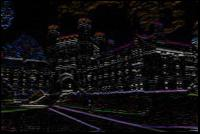
#> input picture Filtering_operation/edgedetect.jpg, 200 x 134 px
$ python edge_detection.py edgedetect.jpg
#> lines starting #> are read from the running program, lines starting #| are printed output that depends on the picture
# import nesessary library
from PIL import Image #for image load and save
import numpy as np # for matrix calculation
import argparse # parametrize the input
import cv2

def read_image(path):
#> called with path = 'edgedetect.jpg'
    img = np.array(Image.open(path))
#> img is the input picture: shape (134, 200, 3); mean R, G, B 14.3, 13, 14.6
    # Change the image from (H,W,C) to (C,H,W) and convert into float
    float_image = np.ascontiguousarray(img.transpose(2,0,1),dtype=np.float32)
    float_image /= 255 # Normalize the float value
    return float_image

def write_image(img,path):
    # convert the float value to a range of 0 to 255
    img *= 255
    # Change the image from (C,H,W) to (H,W,C) and convert into unsinged 8 bit integer.
    img = img.transpose(1,2,0).astype(np.uint8)
    Image.fromarray(img).save(path)


def convolve(image, output, kernel):
    channel = image.shape[0]
#> channel = 3
    image_height = image.shape[1]
#> image_height = 134
    image_width = image.shape[2]
#> image_width = 200

    kh = kernel.shape[0] #kernel_height
    kw = kernel.shape[1] #kernel_width

    # Do Convolution
    for depth in range(channel):
        for r in range(1,image_height-2):
            for c in range(1,image_width-2):
                output[depth,r,c] = np.sum(image[depth, r:r+kh, c:c+kw] * kernel[:,:])*(1.0/6.0)
    return output

def main():
    parser = argparse.ArgumentParser()
    parser.add_argument('input_file', help='The input image file.')
    #parser.add_argument('output_file', help='The output image file.')
    args = parser.parse_args()
    # Read input image from disk
    img = read_image(args.input_file)
    # create output as same size of input filled with zeros.
    output = np.zeros(img.shape, dtype=np.float32)
    # Horizontal edge operator
    Hx = np.array([[-1,0,1],
                   [-2,0,2],
                   [-1,0,1]])
    # Vertical edge operator
    Hy = np.array([[-1,-2,-1],
                   [0 ,0 ,0],
                   [1 ,2, 1]])
    # Convolve horizontal edge operator on the input image to get edge in horizontal direction
    img_x = convolve(img,output, Hx)
    # Convolve vertical edge operator on the input image to get edge in vartical direction
    img_y = convolve(img,output, Hy)
    # Combine both horizontal and vertical edge to get edge in both direction.
    img_out = np.sqrt(np.power(img_x, 2) + np.power(img_y, 2))
    # Write the output image to disk
    #write_image(img_out, args.output_file)
    img_out *= 255
    # Change the image from (C,H,W) to (H,W,C) and convert into unsinged 8 bit integer.
    img_out = img_out.transpose(1,2,0).astype(np.uint8)
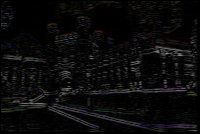
#> img_out: shape (134, 200, 3); mean of channels 0, 1, 2 10.9, 10.5, 11; drawn as R, G, B
    img_out = img_out[:,:,::-1]
    cv2.namedWindow('image',cv2.WINDOW_NORMAL)
    cv2.imshow('image',img_out)
    cv2.waitKey(0)
    cv2.destroyAllWindows()

if __name__ == '__main__':
    main()
